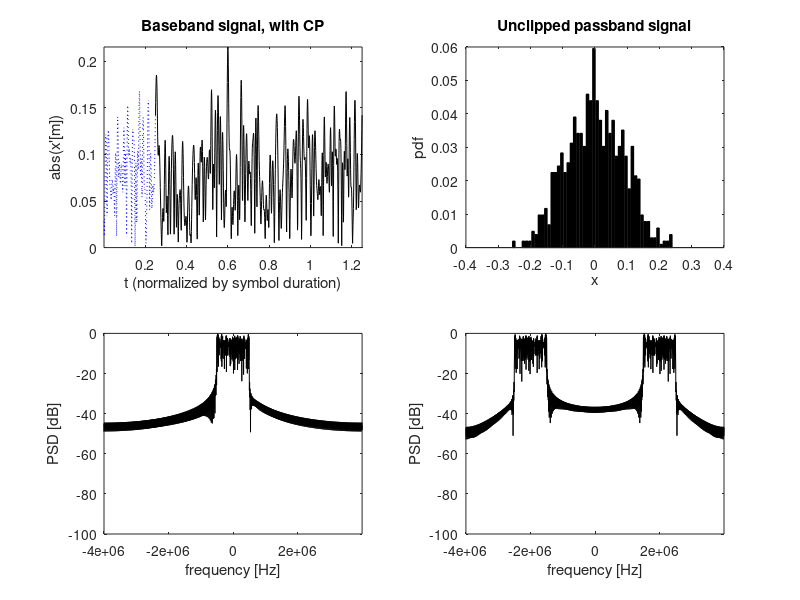
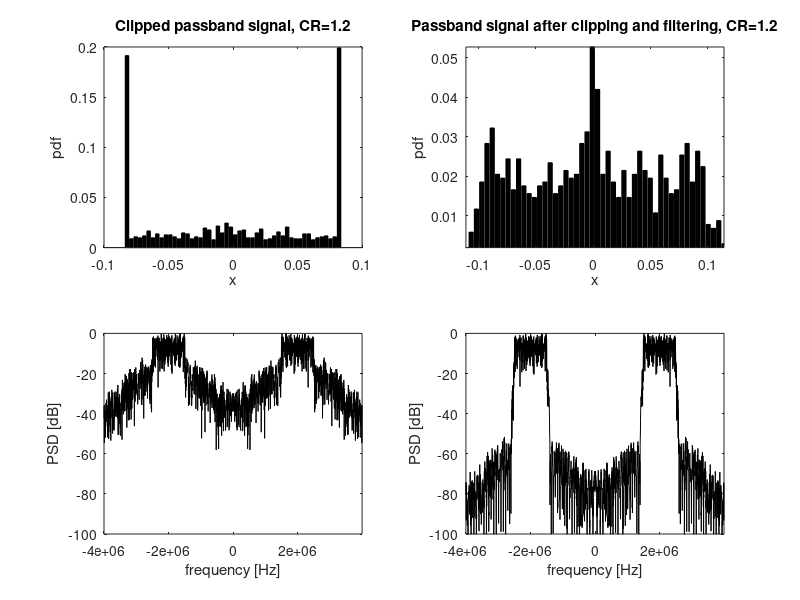
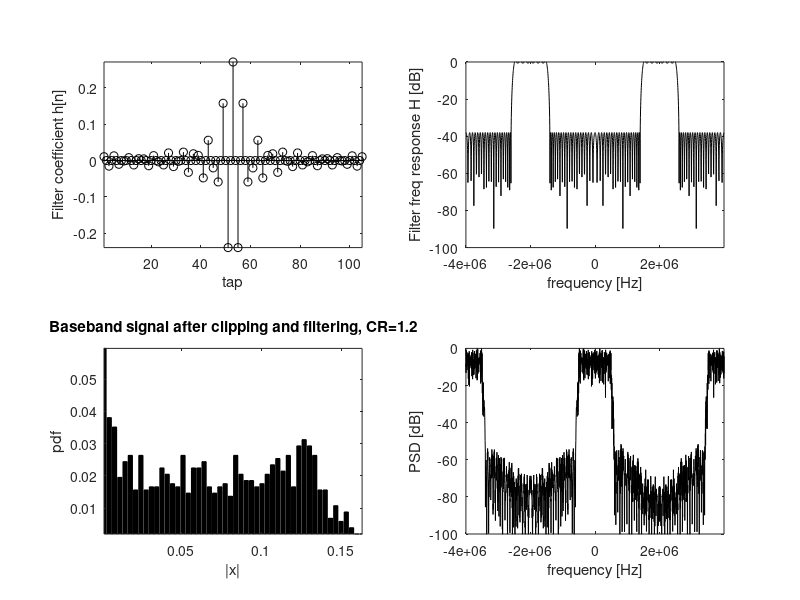

Write MATLAB code to recreate these figures, in order.
% PDF_of_clipped_and_filtered_OFDM_signal.m
% QPSK/OFDM system for analyzing the performance of clipping and filtering technique
clear,close,clc all

function [x_clipped,sigma] = clipping(x,CL,sigma)
% CL   : Clipping Level
% sigma: sqrt(variance of x)
if nargin < 3
  x_mean = mean(x);
  x_dev = x-x_mean;
  sigma = sqrt(x_dev*x_dev'/length(x));
end
CL = CL*sigma;
x_clipped = x;  
ind = find(abs(x)>CL); % Indices to clip
x_clipped(ind) = x(ind)./abs(x(ind))*CL;
endfunction

function [xt,time] = IFFT_oversampling(X,N,L)
if nargin < 3
  L = 1;
end
NL = N*L;
T = 1/NL;
time = [0:T:1-T];
X = X(:).';
xt = L*ifft([X(1:N/2) zeros(1,NL-N) X(N/2+1:end)], NL);
endfunction

function y = add_CP(x,Ncp)
% Add cyclic prefix
y = [x(:,end-Ncp+1:end) x];
endfunction

CR = 1.2; % Clipping Ratio
b = 2; % QPSK 2^b bits
N = 128; % FFT size
Ncp = 32; % CP size
fs = 1e6; % sampling freq
L = 8; % over sampling factor
Tsym = 1/(fs/N); % sampling freq
Ts = 1/(fs*L); % sampling period 
fc = 2e6;
wc = 2*pi*fc; % Carrier frequency
t = [0:Ts:2*Tsym-Ts]/Tsym; % time vector
t0 = t((N/2-Ncp)*L); % t(256)
f = [0:fs/(N*2):L*fs-fs/(N*2)]-L*fs/2;
Fs = 8;
Norder = 104;
dens = 20; % Sampling frequency, Order, and Density factor of filter
FF = [0 1.4 1.5 2.5 2.6 Fs/2]; % Stopband/Passband/Stopband frequency edge vector
WW = [6 1 6]; % Stopband/Passband/Stopband weight vector

h = remez(Norder,FF/(Fs/2),[0 0 1 1 0 0],WW,"bandpass",dens); % BPF coefficients

XX = randint(1,N,4);
X = pskmod(XX,4,pi/4,'gray');
% X = mapper(b,N);
X(1) = 0; % QPSK modulation

x = IFFT_oversampling(X,N,L); % IFFT and oversampling
x_b = add_CP(x,Ncp*L); % Add CP
x_b_os = [zeros(1,(N/2-Ncp)*L), x_b, zeros(1,N*L/2)]; % Oversampling 256(0) 256(CP) 1024(data) 512(0)
x_p = sqrt(2)*real(x_b_os.*exp(j*2*wc*t)); % From baseband to passband

x_p_c = clipping(x_p,CR);
X_p_c_f= fft(filter(h,1,x_p_c));

x_p_c_f = ifft(X_p_c_f);
x_b_c_f = sqrt(2)*x_p_c_f.*exp(-j*2*wc*t); % From passband to baseband

figure(1); clf
nn = (N/2-Ncp)*L + [1:N*L]; % 257~1280
nn1 = N/2*L + [-Ncp*L+1:0]; % 257~512
nn2 = N/2*L + [0:N*L]; % 512~1536

subplot(221)
plot(t(nn1)-t0, abs(x_b_os(nn1)),'b:'); % CP
hold on;
plot(t(nn2)-t0, abs(x_b_os(nn2)),'k-'); % BB signal
axis([t([nn1(1) nn2(end)])-t0 0 max(abs(x_b_os))]);
title(['Baseband signal, with CP']);
xlabel('t (normalized by symbol duration)');
ylabel('abs(x''[m])');

subplot(223) % baseband
XdB_p_os = 20*log10(abs(fft(x_b_os)));
plot(f,fftshift(XdB_p_os)-max(XdB_p_os),'k');
xlabel('frequency [Hz]');
ylabel('PSD [dB]');
axis([f([1 end]) -100 0]);

subplot(222)
% [counts(個數),centers(在這範圍內的均值)] = hist(___)
% bar(centers,counts)
[pdf_x_p,bin] = hist(x_p(nn),50);
bar(bin,pdf_x_p/sum(pdf_x_p),'k');
xlabel('x');
ylabel('pdf');
title(['Unclipped passband signal']);

subplot(224) % passband
XdB_p = 20*log10(abs(fft(x_p)));
plot(f,fftshift(XdB_p)-max(XdB_p),'k');
xlabel('frequency [Hz]');
ylabel('PSD [dB]');
axis([f([1 end]) -100 0]);

figure(2); clf
subplot(221)
[pdf_x_p_c,bin] = hist(x_p_c(nn),50);
bar(bin,pdf_x_p_c/sum(pdf_x_p_c),'k');
title(['Clipped passband signal, CR=' num2str(CR)]);
xlabel('x');
ylabel('pdf');

subplot(223)
XdB_p_c = 20*log10(abs(fft(x_p_c)));
plot(f,fftshift(XdB_p_c)-max(XdB_p_c),'k');
xlabel('frequency [Hz]');
ylabel('PSD [dB]');
axis([f([1 end]) -100 0]);

subplot(222)
[pdf_x_p_c_f,bin] = hist(real(x_p_c_f(nn)),50); 
bar(bin,pdf_x_p_c_f/sum(pdf_x_p_c_f),'k');
title(['Passband signal after clipping and filtering, CR=' num2str(CR)]);
xlabel('x');
ylabel('pdf');
axis([min(bin) max(bin) min(pdf_x_p_c_f/sum(pdf_x_p_c_f)) max(pdf_x_p_c_f/sum(pdf_x_p_c_f))]);

subplot(224)
XdB_p_c_f = 20*log10(abs(X_p_c_f));
plot(f,fftshift(XdB_p_c_f)-max(XdB_p_c_f),'k');
xlabel('frequency [Hz]'); ylabel('PSD [dB]');
axis([f([1 end]) -100 0]);

figure(3); clf
subplot(221)
stem(h,'k');
xlabel('tap');
ylabel('Filter coefficient h[n]');
axis([1, length(h), min(h), max(h)]);

subplot(222)
HdB = 20*log10(abs(fft(h,length(X_p_c_f))));
plot(f,fftshift(HdB),'k');
xlabel('frequency [Hz]');
ylabel('Filter freq response H [dB]');
axis([f([1 end]) -100 0]);

subplot(223)
[pdf_x_p_c_f,bin] = hist(abs(x_b_c_f(nn)),50);
bar(bin,pdf_x_p_c_f/sum(pdf_x_p_c_f),'k');
title(['Baseband signal after clipping and filtering, CR=' num2str(CR)]);
xlabel('|x|');
ylabel('pdf');
axis([min(bin) max(bin) min(pdf_x_p_c_f/sum(pdf_x_p_c_f)) max(pdf_x_p_c_f/sum(pdf_x_p_c_f))]);

subplot(224)
XdB_b_c_f = 20*log10(abs(fft(x_b_c_f)));
plot(f,fftshift(XdB_b_c_f)-max(XdB_b_c_f),'k');
xlabel('frequency [Hz]');
ylabel('PSD [dB]');
axis([f([1 end]) -100 0]);
